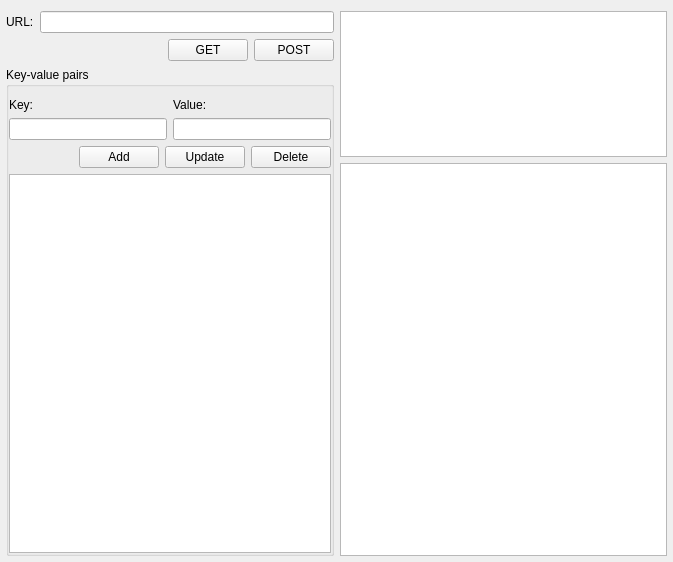
<?xml version="1.0" encoding="UTF-8"?>
<ui version="4.0">
 <class>Tester</class>
 <widget class="QWidget" name="Tester">
  <property name="geometry">
   <rect>
    <x>0</x>
    <y>0</y>
    <width>673</width>
    <height>562</height>
   </rect>
  </property>
  <property name="windowTitle">
   <string>Tester</string>
  </property>
  <layout class="QHBoxLayout" name="horizontalLayout_4">
   <property name="leftMargin">
    <number>6</number>
   </property>
   <property name="rightMargin">
    <number>6</number>
   </property>
   <property name="bottomMargin">
    <number>6</number>
   </property>
   <item>
    <layout class="QVBoxLayout" name="verticalLayout_2">
     <item>
      <layout class="QHBoxLayout" name="horizontalLayout_3">
       <item>
        <widget class="QLabel" name="label">
         <property name="text">
          <string>URL:</string>
         </property>
        </widget>
       </item>
       <item>
        <widget class="QLineEdit" name="webUrlPath"/>
       </item>
      </layout>
     </item>
     <item>
      <layout class="QHBoxLayout" name="horizontalLayout_2">
       <item>
        <spacer name="horizontalSpacer_2">
         <property name="orientation">
          <enum>Qt::Horizontal</enum>
         </property>
         <property name="sizeHint" stdset="0">
          <size>
           <width>40</width>
           <height>20</height>
          </size>
         </property>
        </spacer>
       </item>
       <item>
        <widget class="QPushButton" name="requestGet">
         <property name="text">
          <string>GET</string>
         </property>
        </widget>
       </item>
       <item>
        <widget class="QPushButton" name="requestPost">
         <property name="text">
          <string>POST</string>
         </property>
        </widget>
       </item>
      </layout>
     </item>
     <item>
      <widget class="QGroupBox" name="groupBox">
       <property name="title">
        <string>Key-value pairs</string>
       </property>
       <property name="flat">
        <bool>true</bool>
       </property>
       <layout class="QVBoxLayout" name="verticalLayout">
        <property name="leftMargin">
         <number>0</number>
        </property>
        <property name="rightMargin">
         <number>0</number>
        </property>
        <property name="bottomMargin">
         <number>0</number>
        </property>
        <item>
         <layout class="QGridLayout" name="gridLayout">
          <item row="0" column="0">
           <widget class="QLabel" name="label_2">
            <property name="text">
             <string>Key:</string>
            </property>
           </widget>
          </item>
          <item row="1" column="0">
           <widget class="QLineEdit" name="keyItem"/>
          </item>
          <item row="1" column="1">
           <widget class="QLineEdit" name="valueItem"/>
          </item>
          <item row="0" column="1">
           <widget class="QLabel" name="label_3">
            <property name="text">
             <string>Value:</string>
            </property>
           </widget>
          </item>
         </layout>
        </item>
        <item>
         <layout class="QHBoxLayout" name="horizontalLayout">
          <item>
           <spacer name="horizontalSpacer">
            <property name="orientation">
             <enum>Qt::Horizontal</enum>
            </property>
            <property name="sizeHint" stdset="0">
             <size>
              <width>40</width>
              <height>20</height>
             </size>
            </property>
           </spacer>
          </item>
          <item>
           <widget class="QPushButton" name="addPair">
            <property name="text">
             <string>Add</string>
            </property>
           </widget>
          </item>
          <item>
           <widget class="QPushButton" name="updatePair">
            <property name="text">
             <string>Update</string>
            </property>
           </widget>
          </item>
          <item>
           <widget class="QPushButton" name="deletePair">
            <property name="text">
             <string>Delete</string>
            </property>
           </widget>
          </item>
         </layout>
        </item>
        <item>
         <widget class="QListWidget" name="keyValuePairs"/>
        </item>
       </layout>
      </widget>
     </item>
    </layout>
   </item>
   <item>
    <layout class="QVBoxLayout" name="verticalLayout_3">
     <item>
      <widget class="QPlainTextEdit" name="responseRaw">
       <property name="maximumSize">
        <size>
         <width>16777215</width>
         <height>146</height>
        </size>
       </property>
       <property name="font">
        <font>
         <family>Courier New</family>
        </font>
       </property>
       <property name="lineWrapMode">
        <enum>QPlainTextEdit::NoWrap</enum>
       </property>
       <property name="textInteractionFlags">
        <set>Qt::TextSelectableByKeyboard|Qt::TextSelectableByMouse</set>
       </property>
      </widget>
     </item>
     <item>
      <widget class="QTextEdit" name="responseRender">
       <property name="readOnly">
        <bool>true</bool>
       </property>
      </widget>
     </item>
    </layout>
   </item>
  </layout>
 </widget>
 <layoutdefault spacing="6" margin="11"/>
 <resources/>
 <connections/>
</ui>
